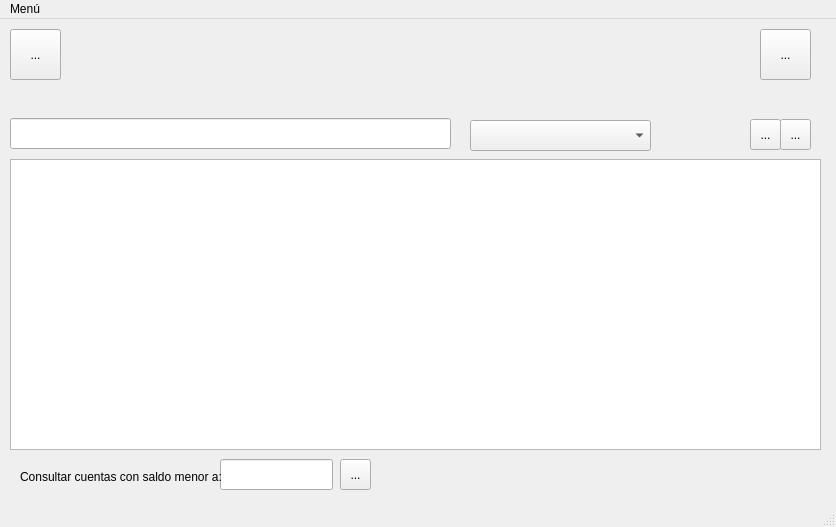
<?xml version="1.0" encoding="UTF-8"?>
<ui version="4.0">
 <class>MainWindow</class>
 <widget class="QMainWindow" name="MainWindow">
  <property name="geometry">
   <rect>
    <x>0</x>
    <y>0</y>
    <width>836</width>
    <height>527</height>
   </rect>
  </property>
  <property name="windowTitle">
   <string>MainWindow</string>
  </property>
  <property name="styleSheet">
   <string notr="true"/>
  </property>
  <widget class="QWidget" name="centralwidget">
   <widget class="QWidget" name="widget" native="true">
    <property name="geometry">
     <rect>
      <x>10</x>
      <y>0</y>
      <width>811</width>
      <height>71</height>
     </rect>
    </property>
    <property name="styleSheet">
     <string notr="true">QWidget{
 
	border-color: rgb(85, 170, 255);
}</string>
    </property>
    <widget class="QToolButton" name="btn_create_account">
     <property name="geometry">
      <rect>
       <x>0</x>
       <y>10</y>
       <width>51</width>
       <height>51</height>
      </rect>
     </property>
     <property name="text">
      <string>...</string>
     </property>
     <property name="icon">
      <iconset>
       <normaloff>../icons/person_add_24dp_666666.svg</normaloff>../icons/person_add_24dp_666666.svg</iconset>
     </property>
    </widget>
    <widget class="QToolButton" name="btn_exit">
     <property name="geometry">
      <rect>
       <x>750</x>
       <y>10</y>
       <width>51</width>
       <height>51</height>
      </rect>
     </property>
     <property name="text">
      <string>...</string>
     </property>
     <property name="icon">
      <iconset>
       <normaloff>../icons/logout_24dp.svg</normaloff>../icons/logout_24dp.svg</iconset>
     </property>
    </widget>
   </widget>
   <widget class="QTableView" name="tv_clients_table">
    <property name="geometry">
     <rect>
      <x>10</x>
      <y>140</y>
      <width>811</width>
      <height>291</height>
     </rect>
    </property>
   </widget>
   <widget class="QToolButton" name="btn_edit_account">
    <property name="geometry">
     <rect>
      <x>780</x>
      <y>100</y>
      <width>31</width>
      <height>31</height>
     </rect>
    </property>
    <property name="text">
     <string>...</string>
    </property>
    <property name="icon">
     <iconset>
      <normaloff>../icons/edit_24dp.svg</normaloff>../icons/edit_24dp.svg</iconset>
    </property>
   </widget>
   <widget class="QToolButton" name="btn_delete_account">
    <property name="geometry">
     <rect>
      <x>750</x>
      <y>100</y>
      <width>31</width>
      <height>31</height>
     </rect>
    </property>
    <property name="text">
     <string>...</string>
    </property>
    <property name="icon">
     <iconset>
      <normaloff>../icons/delete_forever_24dp.svg</normaloff>../icons/delete_forever_24dp.svg</iconset>
    </property>
   </widget>
   <widget class="QLineEdit" name="le_search">
    <property name="geometry">
     <rect>
      <x>10</x>
      <y>99</y>
      <width>441</width>
      <height>31</height>
     </rect>
    </property>
   </widget>
   <widget class="QComboBox" name="comboBox">
    <property name="geometry">
     <rect>
      <x>470</x>
      <y>101</y>
      <width>181</width>
      <height>31</height>
     </rect>
    </property>
   </widget>
   <widget class="QLineEdit" name="lineEdit">
    <property name="geometry">
     <rect>
      <x>220</x>
      <y>440</y>
      <width>113</width>
      <height>31</height>
     </rect>
    </property>
   </widget>
   <widget class="QLabel" name="label">
    <property name="geometry">
     <rect>
      <x>20</x>
      <y>450</y>
      <width>201</width>
      <height>16</height>
     </rect>
    </property>
    <property name="text">
     <string>Consultar cuentas con saldo menor a:</string>
    </property>
   </widget>
   <widget class="QToolButton" name="btn_search_amount">
    <property name="geometry">
     <rect>
      <x>340</x>
      <y>440</y>
      <width>31</width>
      <height>31</height>
     </rect>
    </property>
    <property name="text">
     <string>...</string>
    </property>
    <property name="icon">
     <iconset>
      <normaloff>../icons/search_reload_24dp_666666.svg</normaloff>../icons/search_reload_24dp_666666.svg</iconset>
    </property>
   </widget>
  </widget>
  <widget class="QMenuBar" name="menubar">
   <property name="geometry">
    <rect>
     <x>0</x>
     <y>0</y>
     <width>836</width>
     <height>21</height>
    </rect>
   </property>
   <widget class="QMenu" name="menuMen">
    <property name="title">
     <string>Menú</string>
    </property>
    <addaction name="actionCrear_Cuenta"/>
   </widget>
   <addaction name="menuMen"/>
  </widget>
  <widget class="QStatusBar" name="statusbar"/>
  <action name="actionCrear_Cuenta">
   <property name="text">
    <string>Crear Cuenta</string>
   </property>
  </action>
 </widget>
 <resources/>
 <connections/>
</ui>
